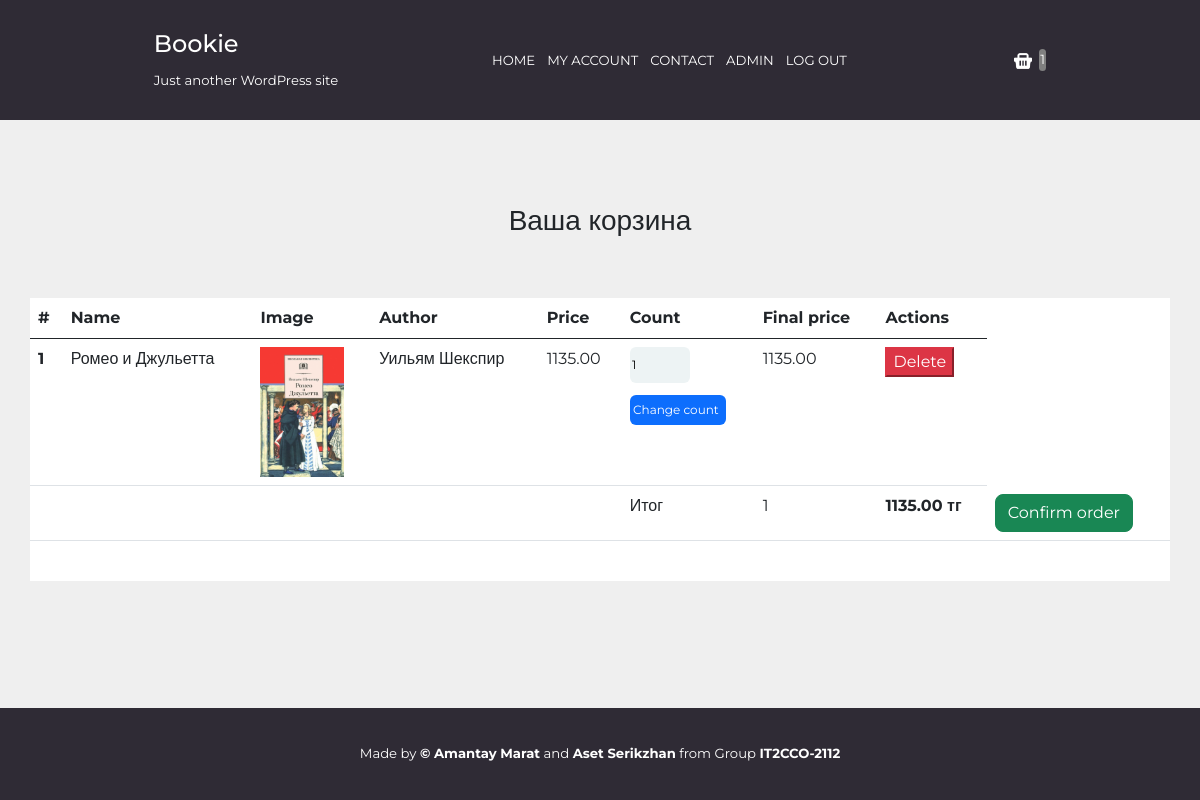
/basket/ (signed in), run on the app's committed database.
### main/models.py (models this page shows, shortened)
class Cart(models.Model):
    owner = models.ForeignKey('Customer', null=True, verbose_name='Владелец', on_delete=models.CASCADE)
    products = models.ManyToManyField(CartProduct, blank=True, related_name='related_cart')
    total_products = models.PositiveIntegerField(default=0)
    final_price = models.DecimalField(max_digits=9, default=0, decimal_places=2, verbose_name='Общая цена')
    in_order = models.BooleanField(default=False)
    for_anonymous_user = models.BooleanField(default=False)

class CartProduct(models.Model):
    user = models.ForeignKey('Customer', null=True, verbose_name='Покупатель', on_delete=models.CASCADE)
    cart = models.ForeignKey('Cart', verbose_name='Корзина', on_delete=models.CASCADE, related_name='related_products')
    content_type = models.ForeignKey(ContentType, on_delete=models.CASCADE)
    object_id = models.PositiveIntegerField()
    content_object = GenericForeignKey("content_type", "object_id")
    qty = models.PositiveIntegerField(default=1)
    final_price = models.DecimalField(max_digits=9, decimal_places=2, verbose_name='Общая цена')

class Product(models.Model):
    MIN_RESOLUTION = (200, 200)
    MAX_RESOLUTION = (800, 800)
    MAX_IMAGE_SIZE = 3145728
    category = models.ForeignKey(Category, verbose_name='Категория', on_delete=models.CASCADE)
    title = models.CharField(max_length=255, verbose_name='Наименование')
    slug = models.SlugField(unique=True)
    image = models.ImageField(verbose_name='Изображение')
    description = models.TextField(verbose_name='Описание', null=True)
    price = models.DecimalField(max_digits=9, decimal_places=2, verbose_name="Цена")
    author = models.CharField(max_length=255, verbose_name='Автор')
    length = models.PositiveIntegerField(null=True, verbose_name='Количество страниц')
    quantity = models.PositiveIntegerField(null=True, default=0, verbose_name='Количество товара')
    objects = LatestProductsManager()
    def get_model_name(self):
        return self.__class__.__name__.lower()

### main/views.py (the view)
# urls.py: path('basket/', CartView.as_view(), name='basket'),
class CartView(CartMixin, View):
    def get(self, request, *args, **kwargs):
        categories = Category.objects.get_categories()
        context = {
            'cart': self.cart,
            'categories': categories,
        }
        return render(request, 'basket.html', context)

### main/mixins.py (called while the page is built)
    def dispatch(self, request, *args, **kwargs):
        if request.user.is_authenticated:
            customer = Customer.objects.filter(user=request.user).first()
            if not customer:
                customer = Customer.objects.create(
                    user=request.user
                )
            cart = Cart.objects.filter(owner=customer, in_order=False).first()
            if not cart:
                cart = Cart.objects.create(id=(Cart.objects.all().count()+1), owner=customer)
        else:
            cart = Cart.objects.filter(for_anonymous_user=True, in_order=False).first()
            if not cart:
                cart = Cart.objects.create(id=(Cart.objects.all().count()+1), for_anonymous_user=True)
        self.cart = cart
        return super().dispatch(request, *args, **kwargs)

### main/models.py (called while the page is built)
def get_models_for_count(*model_names):
    return [models.Count(model_name) for model_name in model_names]

    def get_queryset(self):
        return super().get_queryset()

    def get_categories(self):
        models = get_models_for_count('product')
        qs = list(self.get_queryset().annotate(*models))
        data = [
            dict(name=c.name, url=c.get_absolute_url(), count=c.product__count, image=c.image) for c in qs
        ]
        return data

    def get_absolute_url(self):
        return reverse('genre_detail', kwargs={'slug':self.slug})

### main/templates/basket.html (shortened to what this page needs)
{% extends 'bookstore.html'  %}
{% block content %}
  <h3 class="text-center mt-5 mb-5">Ваша корзина {% if not cart.products.count %} пуста {% endif %}</h3>
    {% if cart.products.count %}
  <div class="container-sm" style="background-color: white;">
      <table class="table">
        <thead>
          <tr>
            <th scope="col">#</th>
            <th scope="col">Name</th>
            <th scope="col">Image</th>
            <th scope="col">Author</th>
            <th scope="col">Price</th>
            <th scope="col">Count</th>
            <th scope="col">Final price</th>
            <th scope="col">Actions</th>
          </tr>
        </thead>
        <tbody>
        {% for item in cart.products.all %}
            <tr>
              <th scope="row">{{ forloop.counter}}</th>
              <td>{{item.content_object.title}}</td>
              <td><img src="{{ item.content_object.image.url }}" alt="" class="img-fluid"></td>
              <td>{{ item.content_object.author }}</td>
              <td>{{ item.content_object.price }}</td>
              <td>
                <form action="{% url 'change_qty' ct_model=item.content_object.get_model_name slug=item.content_object.slug %}" method="POST">
                  <input class="change-count" type="number" class="form-control" name="qty" min="1" value="{{ item.qty }}">
                  <br>
                  <input type="submit" class="btn-primary" value="Change count">
                </form></td>
              <td>{{ item.final_price }}</td>
              <td><a href="{% url 'delete_from_basket' ct_model=item.content_object.get_model_name slug=item.content_object.slug %}"><button class="btn-danger" type="button">Delete</button></a></td>
            </tr>
        {% endfor %}
        <tr>
          <td colspan="5"> </td>
          <td>Итог</td>
          <td>{{ cart.total_products }}</td>
          <td><strong>{{ cart.final_price }} тг</strong></td>
          <td><a href="{% url 'checkout' %}"><button type="button" class="btn btn-success">Confirm order</button></a></td>
        </tr>
        </tbody>
      </table>
    </div>
  {% endif %}
{% endblock content %}

### main/templates/bookstore.html (shortened to what this page needs)
<!DOCTYPE html>
<html lang="en" style="height: 100%">
<head>
        {% load static  %}
    <link href="{% static 'css/bootstrap-5.1.1-dist/css/bootstrap.css' %}" rel="stylesheet">
    <link rel="stylesheet" href="{% static 'css/style.css' %}">
</head>
<body style="display: flex; flex-direction: column; min-height: 100%">
    <div id="login" class="container-fluid d-flex justify-content-evenly" style="width: 100%;">
        <header>
            <div class="navigation">
                  <div class="desktop-nav">
                    <div class="logo">
                        <h1>Bookie</h1>
                        <p>Just another WordPress site</p>
                    </div>
                    <nav>
                        <ul>
                            <li><a href="/">HOME</a></li>
                            <li><a href="{% url 'login' %}">MY ACCOUNT</a></li>
                            <li><a href="{% url 'contact' %}">CONTACT</a></li>
                             {% if request.user.is_authenticated %}
                                <li><a href="/admin/">{{request.user|upper}}</a></li>
                                <li><a href="{% url 'logout' %}">LOG OUT</a></li>
                            {% endif %}
                        </ul>
                    </nav>
                    <div class="busket">
                        <a id="basket" href="{% url 'basket' %}"><img src="{% static 'images/wicker-basket.png' %}" alt=""></a>
                        <a href="">{{ cart.products.count }}</a>
                    </div>
                  </div>
            </div>
        </header>
    </div>
    {% block content %}{% endblock content %}
    <footer  id="login-foot">
        <p>Made by <b>© Amantay Marat</b> and <b>Aset Serikzhan</b> from Group <b>IT2CCO-2112</b></p>
    </footer>
</body>
</html>

### static_dev/css/style.css (style rules this page uses)
body { font-family: "Montserrat", sans-serif; margin: 0; }
* { font-family: "Montserrat", sans-serif; }
header { background-image: url('/static/images/background.jpg'); background-size: 100%; background-repeat: no-repeat; color: white; }
nav { display: flex; align-items: center; }
a { text-decoration: none; }
ul { display: flex; list-style-type: none; align-items: center; margin: 0; padding: 0; }
header ul li a { margin-right: 1vw; font-size: 1.1vw; padding-bottom: 0.3vw; color: white; }
.change-count { width: 5vw; height: 3vw; margin-bottom: 1vw; }
header h1 { margin: 0; padding-top: 1.4vw; font-size: 2vw; }
header p { margin: 0; font-size: 1.1vw; padding-top: 1vw; }
header a { font-size: 1.1vw; }
.navigation { display: flex; justify-content: space-evenly; }
.busket { display: flex; align-items: center; justify-content: center; }
.busket img { width: 2vw; padding-right: 0.5vw; }
.busket #basket { background: none !important; }
.busket a { background: gray; color: white; border-radius: 2vw; padding: 0.1vw; }
input { background: #edf3f4; border: 0; border-radius: 0.5vw; width: 25%; font-size: 1vw; padding-left: 0.2vw; }
footer { background: #2f2b35; color: white; display: flex; flex-direction: column; align-items: center; padding-top: 3vw; padding-bottom: 3vw; }
footer p { margin: 0; font-size: 1.1vw; }
h3.text-center.mt-5.mb-5 { padding: 1vw 3vw; }
img.img-fluid { width: 7vw; }
input.btn-primary { width: 8vw; height: 2.5vw; }

### data on the page
Cart: products.count "1", total_products "1", final_price "1135.00"
CartProduct: content_object "Ромео и Джульетта", content_object.image (picture), content_object.author "Уильям Шекспир", content_object.price "1135.00", qty "1", final_price "1135.00"

### other printed values
{{ request.user|upper }} "ADMIN"
